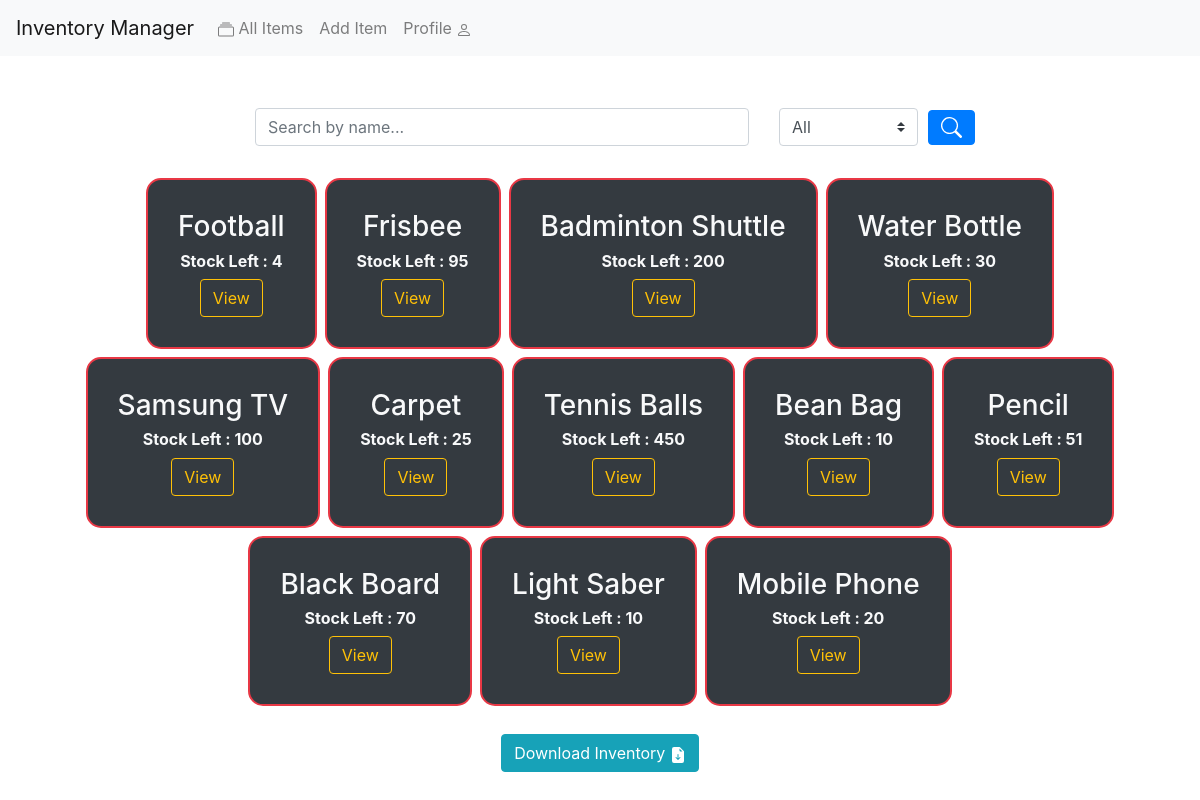
/inventory/home/ (signed in), run on an earlier commit of the app's database.
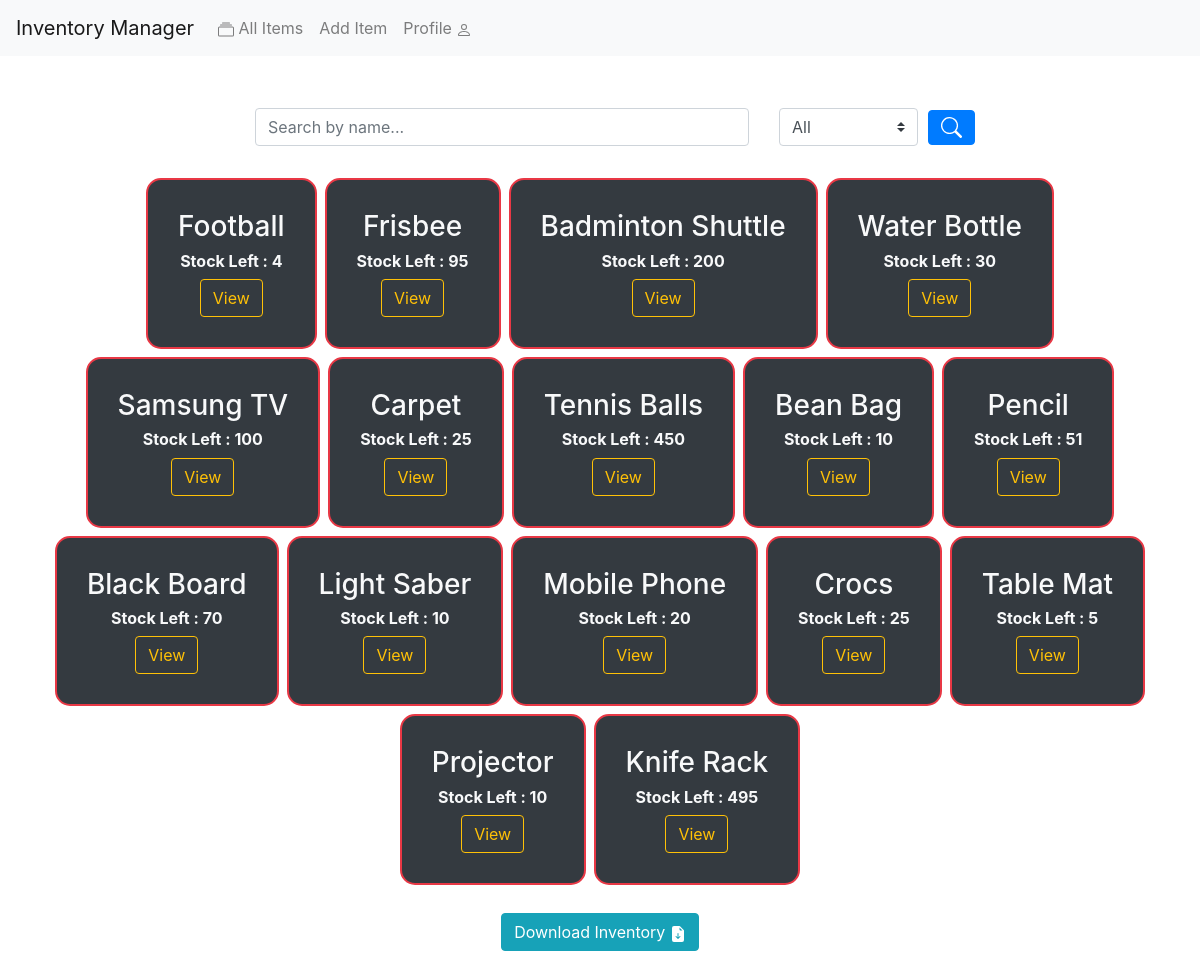
And on a later commit of the database.
### inventory/models.py (models this page shows, shortened)
class Inventory(models.Model):
    item_name = models.CharField(max_length=50)
    description = models.TextField(default="This Item has no Description")
    stock = models.PositiveIntegerField()
    date_posted = models.DateTimeField(auto_now_add=True)
    category = models.ForeignKey(
        Category, on_delete=models.CASCADE, related_name="category_items")
    owner = models.ForeignKey(
        Moderator, on_delete=models.CASCADE, related_name="uploaded_items")
    class Meta:
        unique_together = ('category', 'item_name', 'description', 'owner')

### inventory/views.py (the view, shortened to what this page needs)
# urls.py: path('home/', views.inventory_home, name='inventory-home'),
@login_required(login_url='/accounts/login/')
def inventory_home(request):
    allowed_user = False
    search_category = ""
    displayed_objects = Inventory.objects.all()
    if len(Moderator.objects.filter(user=request.user)) != 0:
        allowed_user = True
    context = {
        'items': displayed_objects,
        'download_allowed': allowed_user,
        'current_category': search_category
    }
    return render(request, 'inventory/home.html', context)

### inventory/templates/inventory/home.html (shortened to what this page needs)
{% extends "inventory/base.html" %} {%block filter%}
<form method = "POST">
  <div style = "width: 60%; justify-content: center; align-items: center; display: flex; margin: auto;">
    <div class = "col">
    <input
      type="text"
      class="form-control"
      id="searched_item_name"
      placeholder="Search by name..."
      name = "item_name"
    />
  </div>
  <div class="col-auto my-1">
    <select class="custom-select mr-sm-2" id="category_filter" name = "search_category">
      <option value="All">All</option>
    </select>
  </div>
  <div class = "row">
    <button type="submit" class="btn btn-primary" style = "margin-left : 10px; justify-content: center; align-items: center; display: flex;">
    </button>
  </div>
</form>
{% endblock %}
{%block content%}
 {% for item in items%}
<div
  class="bg-dark text-light w-40 flex-column align-items-center m-1 d-flex"
  style = "border-radius: 15px;border : 2px solid #E83845; padding: 30px;"
>
  <h3>{{item.item_name}}</h3>
  <h6><strong>Stock Left : {{item.stock}}</strong></h6>
  <a class = "btn btn-outline-warning" href = "{%url 'item-details' item.id %}">View</a>
</div>
{% endfor %} {% endblock%} {%block details%}{%if download_allowed%}
<div>
  <a class="btn btn-info" href="{%url 'download-inventory' 'inventory.csv'%}">
    Download Inventory
    </a
  >
</div>
{%endif%} {%endblock%}

### inventory/templates/inventory/base.html (shortened to what this page needs)
<!DOCTYPE html>
<html lang="en">
  <head>
    <link
      rel="stylesheet"
      href="https://cdn.jsdelivr.net/npm/bootstrap@4.3.1/dist/css/bootstrap.min.css"
    />
  </head>
  <body>
    <nav class="navbar navbar-expand-lg navbar-light bg-light">
      <a class="navbar-brand" href="/inventory/home">Inventory Manager</a>
      <div class="collapse navbar-collapse" id="navbarSupportedContent">
        <ul class="navbar-nav mr-auto">
          <li class="nav-item">
            <a class="nav-link" href="/inventory/home">
            All Items
            </a>
          </li>
          {%if not user.customer%}
          <li class="nav-item">
            <a class="nav-link" href="/inventory/new-item">Add Item</a>
          </li>
          {%endif%}
          <li class="nav-item">
            <a class="nav-link" href="/inventory/{{user}}/profile">Profile
            </a>
          </li>
        </ul>
      </div>
    </nav>
    <main role="main" class="main">
      <div class="w-100">
          {%block filter%}{%endblock%}
        </div>
        <div class="d-flex flex-row flex-wrap justify-content-center m-4 w-80">
          {% block content %}{% endblock %}
        </div>
        <div
          class="w-100"
          style="
            height: 90vh;
            display: flex;
            flex-direction: column;
            align-items: center;
          "
        >
          {% block details %}{% endblock %}
        </div>
    </main>
  </body>
</html>

What changed in the data, as far as the page shows it:
added Inventory: item_name "Crocs", stock "25"
added Inventory: item_name "Table Mat", stock "5"
added Inventory: item_name "Projector", stock "10"
added Inventory: item_name "Knife Rack", stock "495"
